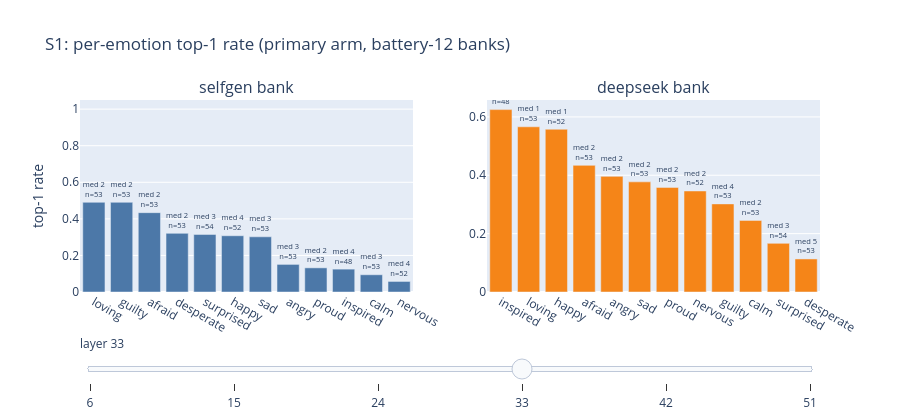

This figure's notebook cell:
### Markdown cell above
## S1 — Which emotions does the model track well?

For every story phase, the gate read asks: among the bank's probes, what rank
does the tagged emotion's mean centered cosine get? Rank 1 means the probe for
the emotion the story is actually expressing scored highest. Here that rank is
split **by tagged emotion** on the primary arm (Gemma stories, v2 probes),
battery-12 banks. Bars show the top-1 rate (how often the right probe wins
outright); the label under each bar gives the median rank and n.

### Code cell
# this cell computes per-emotion top-1 rate and median rank for the selfgen
# and deepseek banks on the primary arm, one bar chart per bank, layer slider
BANK_DATA = {bank: gate_ranks("it_v2", bank) for bank in ["selfgen", "deepseek"]}
S1 = {"selfgen": {}, "deepseek": {}}
fig = make_subplots(rows=1, cols=2, subplot_titles=["selfgen bank", "deepseek bank"])
# traces added layer-major (both banks per layer) so the slider can toggle blocks
for li, layer in enumerate(LAYERS):
    for col_i, bank in enumerate(["selfgen", "deepseek"]):
        ranks, _, rows = BANK_DATA[bank]
        emotions = sorted({r["emotion"] for r in rows})
        top1, med, ns = [], [], []
        for emo in emotions:
            idx = [i for i, r in enumerate(rows) if r["emotion"] == emo]
            r_here = ranks[idx, li]
            top1.append(float((r_here == 1).mean()))
            med.append(float(np.median(r_here)))
            ns.append(len(idx))
        order = np.argsort(top1)[::-1]
        S1[bank][layer] = {
            "emotions": [emotions[o] for o in order],
            "top1": [top1[o] for o in order],
            "median_rank": [med[o] for o in order],
            "n": [ns[o] for o in order],
        }
        d = S1[bank][layer]
        fig.add_trace(
            go.Bar(
                x=d["emotions"], y=d["top1"],
                text=[f"med {m:.0f}<br>n={n}" for m, n in zip(d["median_rank"], d["n"])],
                textposition="outside", marker_color="#4c78a8" if bank == "selfgen" else "#f58518",
                showlegend=False,
            ),
            row=1, col=col_i + 1,
        )
fig.update_yaxes(title="top-1 rate", range=[0, 1.05], row=1, col=1)
fig.update_layout(height=420, title="S1: per-emotion top-1 rate (primary arm, battery-12 banks)")
layer_slider(fig, traces_per_layer=2)
fig.show()

### Figure 1 — Plotly figure (JSON) as saved in the notebook; plotly's stock layout.template omitted (floating-point values rounded to 4 significant figures)
{"data": [{"marker": {"color": "#4c78a8"}, "showlegend": false, "text": ["med 1<br>n=53", "med 1<br>n=53", "med 1<br>n=48", "med 1<br>n=53", "med 1<br>n=53", "med 1<br>n=53", "med 1<br>n=53", "med 1<br>n=53", "med 2<br>n=52", "med 2<br>n=54", "med 2<br>n=52", "med 2<br>n=53"], "textposition": "outside", "type": "bar", "visible": false, "x": ["loving", "calm", "inspired", "afraid", "proud", "guilty", "angry", "desperate", "nervous", "surprised", "happy", "sad"], "xaxis": "x", "y": [0.8868, 0.7736, 0.7292, 0.6792, 0.6604, 0.6604, 0.5849, 0.5472, 0.4423, 0.3704, 0.3462, 0.3019], "yaxis": "y"}, {"marker": {"color": "#f58518"}, "showlegend": false, "text": ["med 1<br>n=48", "med 1<br>n=53", "med 1<br>n=53", "med 1<br>n=53", "med 1<br>n=53", "med 1<br>n=52", "med 1<br>n=53", "med 2<br>n=52", "med 3<br>n=53", "med 2<br>n=53", "med 3<br>n=54", "med 2<br>n=53"], "textposition": "outside", "type": "bar", "visible": false, "x": ["inspired", "loving", "angry", "afraid", "calm", "happy", "proud", "nervous", "sad", "desperate", "surprised", "guilty"], "xaxis": "x2", "y": [0.8333, 0.8302, 0.7925, 0.7736, 0.7547, 0.6154, 0.5094, 0.3654, 0.3585, 0.3019, 0.2963, 0.2642], "yaxis": "y2"}, {"marker": {"color": "#4c78a8"}, "showlegend": false, "text": ["med 1<br>n=53", "med 1<br>n=53", "med 2<br>n=53", "med 2<br>n=53", "med 2<br>n=53", "med 3<br>n=48", "med 3<br>n=52", "med 2<br>n=54", "med 4<br>n=53", "med 6<br>n=52", "med 4<br>n=53", "med 6<br>n=53"], "textposition": "outside", "type": "bar", "visible": false, "x": ["loving", "proud", "guilty", "afraid", "calm", "inspired", "nervous", "surprised", "sad", "happy", "desperate", "angry"], "xaxis": "x", "y": [0.5472, 0.5094, 0.4717, 0.4151, 0.3774, 0.3542, 0.3462, 0.3148, 0.2264, 0.1538, 0.1132, 0.09434], "yaxis": "y"}, {"marker": {"color": "#f58518"}, "showlegend": false, "text": ["med 1<br>n=53", "med 1<br>n=53", "med 2<br>n=53", "med 2<br>n=48", "med 2<br>n=53", "med 2<br>n=53", "med 4<br>n=54", "med 5<br>n=52", "med 7<br>n=53", "med 2<br>n=53", "med 4<br>n=52", "med 5<br>n=53"], "textposition": "outside", "type": "bar", "visible": false, "x": ["afraid", "guilty", "loving", "inspired", "calm", "angry", "surprised", "happy", "sad", "proud", "nervous", "desperate"], "xaxis": "x2", "y": [0.6038, 0.5094, 0.4717, 0.4583, 0.4151, 0.283, 0.2407, 0.2308, 0.2264, 0.2264, 0.1346, 0.03774], "yaxis": "y2"}, {"marker": {"color": "#4c78a8"}, "showlegend": false, "text": ["med 1<br>n=53", "med 1<br>n=53", "med 1<br>n=54", "med 1<br>n=48", "med 1<br>n=53", "med 1<br>n=53", "med 1<br>n=52", "med 1<br>n=53", "med 1<br>n=53", "med 2<br>n=53", "med 2<br>n=53", "med 2<br>n=52"], "textposition": "outside", "type": "bar", "visible": false, "x": ["loving", "afraid", "surprised", "inspired", "desperate", "calm", "happy", "sad", "proud", "angry", "guilty", "nervous"], "xaxis": "x", "y": [0.7925, 0.7547, 0.6667, 0.6667, 0.5849, 0.5849, 0.5577, 0.5472, 0.5094, 0.4717, 0.3774, 0.3462], "yaxis": "y"}, {"marker": {"color": "#f58518"}, "showlegend": false, "text": ["med 1<br>n=53", "med 1<br>n=48", "med 1<br>n=52", "med 1<br>n=53", "med 1<br>n=53", "med 1<br>n=53", "med 1<br>n=53", "med 2<br>n=53", "med 2<br>n=52", "med 2<br>n=54", "med 3<br>n=53", "med 3<br>n=53"], "textposition": "outside", "type": "bar", "visible": false, "x": ["loving", "inspired", "happy", "afraid", "angry", "calm", "proud", "guilty", "nervous", "surprised", "sad", "desperate"], "xaxis": "x2", "y": [0.7547, 0.6875, 0.6538, 0.6415, 0.6038, 0.566, 0.5283, 0.4717, 0.4231, 0.3148, 0.2642, 0.1132], "yaxis": "y2"}, {"marker": {"color": "#4c78a8"}, "showlegend": false, "text": ["med 2<br>n=53", "med 2<br>n=53", "med 2<br>n=53", "med 2<br>n=53", "med 3<br>n=54", "med 4<br>n=52", "med 3<br>n=53", "med 3<br>n=53", "med 2<br>n=53", "med 4<br>n=48", "med 3<br>n=53", "med 4<br>n=52"], "textposition": "outside", "type": "bar", "visible": true, "x": ["loving", "guilty", "afraid", "desperate", "surprised", "happy", "sad", "angry", "proud", "inspired", "calm", "nervous"], "xaxis": "x", "y": [0.4906, 0.4906, 0.434, 0.3208, 0.3148, 0.3077, 0.3019, 0.1509, 0.1321, 0.125, 0.09434, 0.05769], "yaxis": "y"}, {"marker": {"color": "#f58518"}, "showlegend": false, "text": ["med 1<br>n=48", "med 1<br>n=53", "med 1<br>n=52", "med 2<br>n=53", "med 2<br>n=53", "med 2<br>n=53", "med 2<br>n=53", "med 2<br>n=52", "med 4<br>n=53", "med 2<br>n=53", "med 3<br>n=54", "med 5<br>n=53"], "textposition": "outside", "type": "bar", "visible": true, "x": ["inspired", "loving", "happy", "afraid", "angry", "sad", "proud", "nervous", "guilty", "calm", "surprised", "desperate"], "xaxis": "x2", "y": [0.625, 0.566, 0.5577, 0.434, 0.3962, 0.3774, 0.3585, 0.3462, 0.3019, 0.2453, 0.1667, 0.1132], "yaxis": "y2"}, {"marker": {"color": "#4c78a8"}, "showlegend": false, "text": ["med 1<br>n=53", "med 1<br>n=48", "med 1<br>n=53", "med 2<br>n=53", "med 2<br>n=53", "med 2<br>n=54", "med 2<br>n=53", "med 2<br>n=52", "med 2<br>n=53", "med 2<br>n=53", "med 4<br>n=52", "med 2<br>n=53"], "textposition": "outside", "type": "bar", "visible": false, "x": ["loving", "inspired", "guilty", "desperate", "angry", "surprised", "afraid", "nervous", "calm", "sad", "happy", "proud"], "xaxis": "x", "y": [0.6981, 0.6042, 0.5094, 0.4528, 0.4528, 0.4444, 0.3962, 0.3269, 0.3019, 0.283, 0.25, 0.2075], "yaxis": "y"}, {"marker": {"color": "#f58518"}, "showlegend": false, "text": ["med 1<br>n=53", "med 1<br>n=53", "med 1<br>n=53", "med 1<br>n=53", "med 1<br>n=48", "med 2<br>n=54", "med 2<br>n=52", "med 2<br>n=52", "med 2<br>n=53", "med 4<br>n=53", "med 4<br>n=53", "med 5<br>n=53"], "textposition": "outside", "type": "bar", "visible": false, "x": ["loving", "proud", "calm", "afraid", "inspired", "surprised", "nervous", "happy", "angry", "desperate", "sad", "guilty"], "xaxis": "x2", "y": [0.6604, 0.6415, 0.6038, 0.5849, 0.5833, 0.463, 0.4615, 0.4615, 0.3208, 0.1887, 0.1698, 0.09434], "yaxis": "y2"}, {"marker": {"color": "#4c78a8"}, "showlegend": false, "text": ["med 1<br>n=53", "med 1<br>n=53", "med 1<br>n=52", "med 2<br>n=53", "med 3<br>n=48", "med 10<br>n=52", "med 3<br>n=53", "med 3<br>n=54", "med 3<br>n=53", "med 4<br>n=53", "med 4<br>n=53", "med 4<br>n=53"], "textposition": "outside", "type": "bar", "visible": false, "x": ["loving", "guilty", "nervous", "afraid", "inspired", "happy", "sad", "surprised", "calm", "proud", "angry", "desperate"], "xaxis": "x", "y": [0.6415, 0.6226, 0.5385, 0.4151, 0.2708, 0.25, 0.2075, 0.1852, 0.1698, 0.1509, 0.1509, 0.0566], "yaxis": "y"}, {"marker": {"color": "#f58518"}, "showlegend": false, "text": ["med 1<br>n=53", "med 1<br>n=53", "med 1<br>n=53", "med 2<br>n=53", "med 2<br>n=52", "med 4<br>n=48", "med 7<br>n=54", "med 4<br>n=52", "med 5<br>n=53", "med 4<br>n=53", "med 5<br>n=53", "med 5<br>n=53"], "textposition": "outside", "type": "bar", "visible": false, "x": ["afraid", "calm", "loving", "proud", "nervous", "inspired", "surprised", "happy", "desperate", "angry", "sad", "guilty"], "xaxis": "x2", "y": [0.5849, 0.5472, 0.5283, 0.4151, 0.25, 0.2292, 0.2222, 0.1923, 0.1321, 0.1321, 0.07547, 0.01887], "yaxis": "y2"}], "layout": {"annotations": [{"font": {"size": 16}, "showarrow": false, "text": "selfgen bank", "x": 0.225, "xanchor": "center", "xref": "paper", "y": 1.0, "yanchor": "bottom", "yref": "paper"}, {"font": {"size": 16}, "showarrow": false, "text": "deepseek bank", "x": 0.775, "xanchor": "center", "xref": "paper", "y": 1.0, "yanchor": "bottom", "yref": "paper"}], "height": 420, "sliders": [{"active": 3, "currentvalue": {"prefix": "layer "}, "pad": {"t": 40}, "steps": [{"args": [{"visible": [true, true, false, false, false, false, false, false, false, false, false, false]}], "label": "6", "method": "update"}, {"args": [{"visible": [false, false, true, true, false, false, false, false, false, false, false, false]}], "label": "15", "method": "update"}, {"args": [{"visible": [false, false, false, false, true, true, false, false, false, false, false, false]}], "label": "24", "method": "update"}, {"args": [{"visible": [false, false, false, false, false, false, true, true, false, false, false, false]}], "label": "33", "method": "update"}, {"args": [{"visible": [false, false, false, false, false, false, false, false, true, true, false, false]}], "label": "42", "method": "update"}, {"args": [{"visible": [false, false, false, false, false, false, false, false, false, false, true, true]}], "label": "51", "method": "update"}]}], "title": {"text": "S1: per-emotion top-1 rate (primary arm, battery-12 banks)"}, "xaxis": {"anchor": "y", "domain": [0.0, 0.45]}, "xaxis2": {"anchor": "y2", "domain": [0.55, 1.0]}, "yaxis": {"anchor": "x", "domain": [0.0, 1.0], "range": [0, 1.05], "title": {"text": "top-1 rate"}}, "yaxis2": {"anchor": "x2", "domain": [0.0, 1.0]}}}
